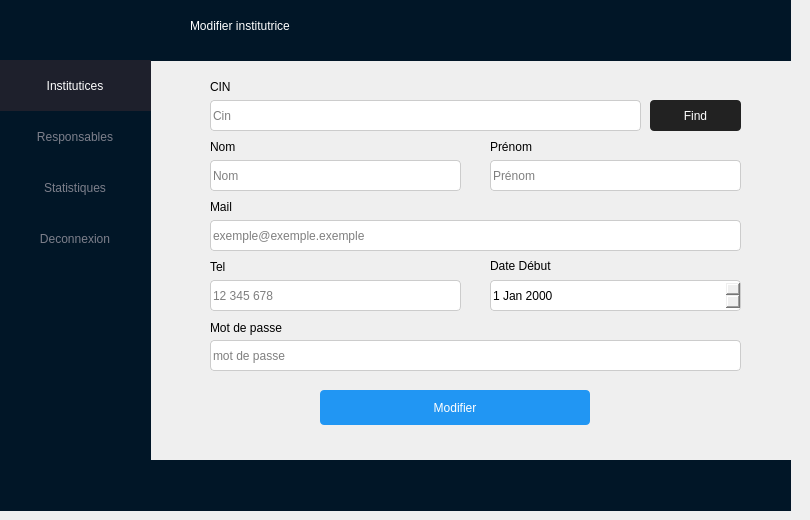
    <widget class="QWidget" name="page_3">
     <widget class="QPushButton" name="btnEditConfirm">
      <property name="geometry">
       <rect>
        <x>320</x>
        <y>390</y>
        <width>270</width>
        <height>35</height>
       </rect>
      </property>
      <property name="cursor">
       <cursorShape>PointingHandCursor</cursorShape>
      </property>
      <property name="styleSheet">
       <string notr="true">border: none;
color: white; 
background-color: #2196F3;
border-radius:4px;</string>
      </property>
      <property name="text">
       <string>Modifier</string>
      </property>
     </widget>
     <widget class="QFrame" name="frame_49">
      <property name="geometry">
       <rect>
        <x>-10</x>
        <y>0</y>
        <width>801</width>
        <height>61</height>
       </rect>
      </property>
      <property name="styleSheet">
       <string notr="true">background-color: #011627;
border:3px solide rgb(136, 136, 136);
</string>
      </property>
      <property name="frameShape">
       <enum>QFrame::StyledPanel</enum>
      </property>
      <property name="frameShadow">
       <enum>QFrame::Raised</enum>
      </property>
      <widget class="QLabel" name="label_21">
       <property name="geometry">
        <rect>
         <x>200</x>
         <y>10</y>
         <width>201</width>
         <height>31</height>
        </rect>
       </property>
       <property name="styleSheet">
        <string notr="true">color:white;
font: 14pt &quot;MS Shell Dlg 2&quot;;</string>
       </property>
       <property name="text">
        <string>Modifier institutrice</string>
       </property>
      </widget>
     </widget>
     <widget class="QFrame" name="frame_50">
      <property name="geometry">
       <rect>
        <x>-10</x>
        <y>460</y>
        <width>801</width>
        <height>51</height>
       </rect>
      </property>
      <property name="styleSheet">
       <string notr="true">background-color: #011627;
border:3px solide rgb(136, 136, 136);
</string>
      </property>
      <property name="frameShape">
       <enum>QFrame::StyledPanel</enum>
      </property>
      <property name="frameShadow">
       <enum>QFrame::Raised</enum>
      </property>
     </widget>
     <widget class="QFrame" name="frame_51">
      <property name="geometry">
       <rect>
        <x>0</x>
        <y>0</y>
        <width>151</width>
        <height>501</height>
       </rect>
      </property>
      <property name="styleSheet">
       <string notr="true">background-color: #011627;
border:3px solide rgb(136, 136, 136);
</string>
      </property>
      <property name="frameShape">
       <enum>QFrame::StyledPanel</enum>
      </property>
      <property name="frameShadow">
       <enum>QFrame::Raised</enum>
      </property>
      <widget class="QFrame" name="frame_52">
       <property name="geometry">
        <rect>
         <x>-10</x>
         <y>-20</y>
         <width>181</width>
         <height>80</height>
        </rect>
       </property>
       <property name="styleSheet">
        <string notr="true">background-color: #011627;
border:3px solide rgb(136, 136, 136);
</string>
       </property>
       <property name="frameShape">
        <enum>QFrame::StyledPanel</enum>
       </property>
       <property name="frameShadow">
        <enum>QFrame::Raised</enum>
       </property>
       <widget class="QPushButton" name="home_7">
        <property name="geometry">
         <rect>
          <x>70</x>
          <y>30</y>
          <width>41</width>
          <height>41</height>
         </rect>
        </property>
        <property name="styleSheet">
         <string notr="true">border-image:url(&quot;C:/Users/mohamed ben samir/Documents/profil/images/home.png&quot;);

color:#000;</string>
        </property>
        <property name="text">
         <string/>
        </property>
       </widget>
      </widget>
      <widget class="QPushButton" name="btnLogout_13">
       <property name="geometry">
        <rect>
         <x>-10</x>
         <y>213</y>
         <width>170</width>
         <height>51</height>
        </rect>
       </property>
       <property name="cursor">
        <cursorShape>PointingHandCursor</cursorShape>
       </property>
       <property name="styleSheet">
        <string notr="true">border:none;
color:#7D7F8B;
font: 75 11pt &quot;Calibri&quot;;</string>
       </property>
       <property name="text">
        <string>Deconnexion</string>
       </property>
      </widget>
      <widget class="QPushButton" name="btnStatStock_13">
       <property name="geometry">
        <rect>
         <x>-10</x>
         <y>162</y>
         <width>170</width>
         <height>51</height>
        </rect>
       </property>
       <property name="cursor">
        <cursorShape>PointingHandCursor</cursorShape>
       </property>
       <property name="styleSheet">
        <string notr="true">border:none;
color:#7D7F8B;
font: 75 11pt &quot;Calibri&quot;;</string>
       </property>
       <property name="text">
        <string>Statistiques</string>
       </property>
      </widget>
      <widget class="QPushButton" name="btnResp_3">
       <property name="geometry">
        <rect>
         <x>-10</x>
         <y>111</y>
         <width>170</width>
         <height>51</height>
        </rect>
       </property>
       <property name="cursor">
        <cursorShape>PointingHandCursor</cursorShape>
       </property>
       <property name="styleSheet">
        <string notr="true">border:none;
color:#7D7F8B;
font: 75 11pt &quot;Calibri&quot;;
</string>
       </property>
       <property name="text">
        <string>Responsables</string>
       </property>
      </widget>
      <widget class="QPushButton" name="btnInst_3">
       <property name="geometry">
        <rect>
         <x>-10</x>
         <y>60</y>
         <width>170</width>
         <height>51</height>
        </rect>
       </property>
       <property name="cursor">
        <cursorShape>PointingHandCursor</cursorShape>
       </property>
       <property name="styleSheet">
        <string notr="true">
border:none;
background-color: rgba(30, 32, 44, 255);
color: rgb(255, 255, 255);
color:white;
font: 75 11pt &quot;Calibri&quot;;</string>
       </property>
       <property name="text">
        <string>Institutices</string>
       </property>
      </widget>
     </widget>
     <widget class="QPushButton" name="pushButton_edit_2">
      <property name="geometry">
       <rect>
        <x>650</x>
        <y>100</y>
        <width>91</width>
        <height>31</height>
       </rect>
      </property>
      <property name="cursor">
       <cursorShape>PointingHandCursor</cursorShape>
      </property>
      <property name="styleSheet">
       <string notr="true">border: none;
color: white; 
background-color: #222222;
border-radius:4px;</string>
      </property>
      <property name="text">
       <string>Find</string>
      </property>
     </widget>
     <widget class="QLabel" name="label_24">
      <property name="geometry">
       <rect>
        <x>490</x>
        <y>140</y>
        <width>47</width>
        <height>13</height>
       </rect>
      </property>
      <property name="text">
       <string>Prénom</string>
      </property>
     </widget>
     <widget class="QLabel" name="label_19">
      <property name="geometry">
       <rect>
        <x>490</x>
        <y>255</y>
        <width>61</width>
        <height>21</height>
       </rect>
      </property>
      <property name="text">
       <string>Date Début</string>
      </property>
     </widget>
     <widget class="QLineEdit" name="lineEditEditInsMail">
      <property name="geometry">
       <rect>
        <x>210</x>
        <y>220</y>
        <width>531</width>
        <height>31</height>
       </rect>
      </property>
      <property name="styleSheet">
       <string notr="true">border: 1px solid #ccc;
border-radius: 4px;</string>
      </property>
      <property name="placeholderText">
       <string>exemple@exemple.exemple</string>
      </property>
      <property name="clearButtonEnabled">
       <bool>false</bool>
      </property>
     </widget>
     <widget class="QLabel" name="label_22">
      <property name="geometry">
       <rect>
        <x>210</x>
        <y>260</y>
        <width>47</width>
        <height>13</height>
       </rect>
      </property>
      <property name="text">
       <string>Tel</string>
      </property>
     </widget>
     <widget class="QLineEdit" name="lineEditEditInsTel">
      <property name="geometry">
       <rect>
        <x>210</x>
        <y>280</y>
        <width>251</width>
        <height>31</height>
       </rect>
      </property>
      <property name="styleSheet">
       <string notr="true">border: 1px solid #ccc;
border-radius: 4px;</string>
      </property>
      <property name="placeholderText">
       <string>12 345 678</string>
      </property>
      <property name="clearButtonEnabled">
       <bool>false</bool>
      </property>
     </widget>
     <widget class="QLabel" name="label_20">
      <property name="geometry">
       <rect>
        <x>210</x>
        <y>140</y>
        <width>47</width>
        <height>13</height>
       </rect>
      </property>
      <property name="text">
       <string>Nom</string>
      </property>
     </widget>
     <widget class="QLineEdit" name="lineEditEditInsNom">
      <property name="geometry">
       <rect>
        <x>210</x>
        <y>160</y>
        <width>251</width>
        <height>31</height>
       </rect>
      </property>
      <property name="styleSheet">
       <string notr="true">border: 1px solid #ccc;
border-radius: 4px;</string>
      </property>
      <property name="placeholderText">
       <string>Nom</string>
      </property>
      <property name="clearButtonEnabled">
       <bool>false</bool>
      </property>
     </widget>
     <widget class="QDateEdit" name="lineEditEditInsDd">
      <property name="geometry">
       <rect>
        <x>490</x>
        <y>280</y>
        <width>251</width>
        <height>31</height>
       </rect>
      </property>
      <property name="styleSheet">
       <string notr="true">border: 1px solid #ccc;
border-radius: 4px;</string>
      </property>
     </widget>
     <widget class="QLineEdit" name="lineEditEditInsPrenom">
      <property name="geometry">
       <rect>
        <x>490</x>
        <y>160</y>
        <width>251</width>
        <height>31</height>
       </rect>
      </property>
      <property name="styleSheet">
       <string notr="true">border: 1px solid #ccc;
border-radius: 4px;</string>
      </property>
      <property name="placeholderText">
       <string>Prénom</string>
      </property>
      <property name="clearButtonEnabled">
       <bool>false</bool>
      </property>
     </widget>
     <widget class="QLabel" name="label_27">
      <property name="geometry">
       <rect>
        <x>210</x>
        <y>80</y>
        <width>47</width>
        <height>13</height>
       </rect>
      </property>
      <property name="text">
       <string>CIN</string>
      </property>
     </widget>
     <widget class="QLineEdit" name="lineEditEditInsCin">
      <property name="geometry">
       <rect>
        <x>210</x>
        <y>100</y>
        <width>431</width>
        <height>31</height>
       </rect>
      </property>
      <property name="styleSheet">
       <string notr="true">border: 1px solid #ccc;
border-radius: 4px;</string>
      </property>
      <property name="placeholderText">
       <string>Cin</string>
      </property>
      <property name="clearButtonEnabled">
       <bool>false</bool>
      </property>
     </widget>
     <widget class="QLabel" name="label_23">
      <property name="geometry">
       <rect>
        <x>210</x>
        <y>200</y>
        <width>47</width>
        <height>13</height>
       </rect>
      </property>
      <property name="text">
       <string>Mail</string>
      </property>
     </widget>
     <widget class="QLineEdit" name="lineEditEditInsPassword">
      <property name="geometry">
       <rect>
        <x>210</x>
        <y>340</y>
        <width>531</width>
        <height>31</height>
       </rect>
      </property>
      <property name="styleSheet">
       <string notr="true">border: 1px solid #ccc;
border-radius: 4px;</string>
      </property>
      <property name="echoMode">
       <enum>QLineEdit::Normal</enum>
      </property>
      <property name="placeholderText">
       <string>mot de passe</string>
      </property>
      <property name="clearButtonEnabled">
       <bool>false</bool>
      </property>
     </widget>
     <widget class="QLabel" name="label_45">
      <property name="geometry">
       <rect>
        <x>210</x>
        <y>320</y>
        <width>91</width>
        <height>16</height>
       </rect>
      </property>
      <property name="text">
       <string>Mot de passe</string>
      </property>
     </widget>
    </widget>
